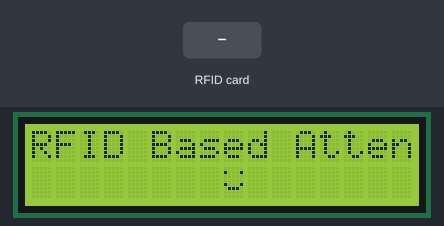
The sketch below on a simulated ESP32. Shown: 16×2 character LCD. Inputs (shaded band) come from the test bench. WiFi joins after 1.5 s; servers stay silent unless stated; uploads are accepted with an empty reply; the local clock reads 2024-03-15 10:24:30 at power-on unless the sketch sets it; what the sketch prints to the serial monitor is not drawn.

Above: at 5.0 s.
5.1 s: RFID card F1 36 1F 1C held to the reader
At 5.3 s:
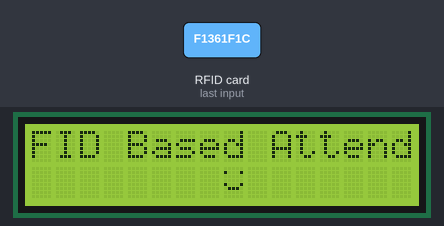
7.6 s: RFID card D1 DF 6A 1C held to the reader
At 7.8 s:
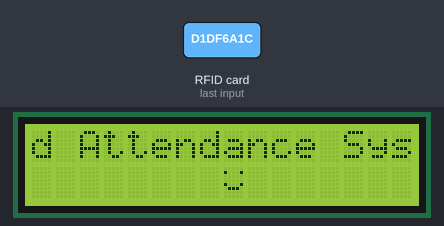
10.2 s: RFID card E1 03 9D 1C held to the reader
12.7 s: RFID card 5E 7A 19 C4 held to the reader
At 26.9 s:
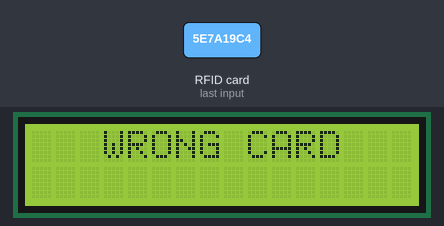
Timing chart, 0 to 28.1 s (numbered marks = the images above; inputs shaded):
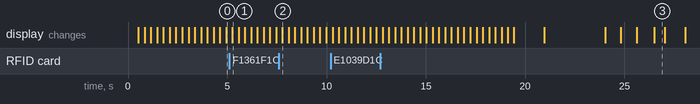

Measured:
- what the display in image 3 shows lasts 0.5 s, from 26.5 s to 27.0 s

The sketch:

RFID_BASED_ATTENDANCE_SYSTEM_GOOGLE_SPREADSHEET.ino
```cpp
//++ Library required for MFRC522
#include <SPI.h>
#include <MFRC522.h>

//++ Library required for LCD display
#include <Wire.h>
#include <LiquidCrystal_I2C.h>

//++ Library required for WiFi
#include <WiFi.h>
#include <WiFiClientSecure.h>
#include <HTTPClient.h>

//++ Library required to get the esp time
#include "time.h"

//++ Variable declaration for RFID Reader
#define SS_PIN 4
#define RST_PIN 5

MFRC522 rfid(SS_PIN, RST_PIN);  // Instance of the class

MFRC522::MIFARE_Key key;

// Init array that will store new NUID
byte nuidPICC[4];

//++ Variable declaration for LCD Display
#define LCD_ADDRESS 0x27
#define LCD_COLS 16
#define LCD_ROWS 2
LiquidCrystal_I2C lcd(LCD_ADDRESS, LCD_COLS, LCD_ROWS);

//++ Student Database
// char RFID_TAGS[4][4] = {{0xD1, 0xDF, 0x6A, }}
String tagUID[] = {
  "f1361f1c",
  "d1df6a1c",
  "e1039d1c",
  "40107f1d",
  "53e797a7",
  "91575724",
  "4057f21d",
  "43713732",
  "30ad4f1d"
};

String Student_Detail[10][10] = { { "RUPESH_H_THAKUR", "4197" }, { "KHAN_GULAM", "4143" }, { "SAGRIKA_MAAM", "SPECIAL_01" }, { "KHALID_SHAIKH", "4142" }, { "AKASH AMBANI", "52" }, { "HARSH_MISHRA", "42" }, { "ADARSH_GUPTA", "4210" }, { "PREM_VISHWKARMA", "4177" }, { "AYUSH", "4217" } };

// Custom character data for Heart emoji
byte heartEmoji[8] = {
  B00000,
  B01010,
  B11111,
  B11111,
  B11111,
  B01110,
  B00100,
  B00000,
};

byte smileEmoji[8] = {
  B00000,
  B10001,
  B00000,
  B00000,
  B10001,
  B01110,
  B00000,
};

// Define the text to scroll
String scrollText = "Welcome to the RFID Based Attendance System, Designed and Crafted by Rupesh";

//++ Variable for WiFi & Google Spreadsheet
const char *SSID = "IRON_MAN_2.4G";
const char *PASSWORD = "Hewlett@123";

String GOOGLE_SCRIPT_ID = "AKfycbwQMBeeXh9quPf2JbQXstyhYEnfQTnBUlK3_rflXdBEMBnuZqUUEiGij7SKrSLUWyiDDQ";
WiFiClientSecure client;

//++ variable for time
const char *ntpServer = "pool.ntp.org";
const long gmtOffset_sec = 0;
const int daylightOffset_sec = 3600;
struct tm timeinfo;

void setup() {
  lcd.begin();  // initialize the lcd
  lcd.backlight();

  // Load the custom character into CGRAM
  lcd.createChar(0, heartEmoji);
  lcd.createChar(1, smileEmoji);

  Serial.begin(9600);

  SPI.begin();      // Init SPI bus
  rfid.PCD_Init();  // Init MFRC522

  //++ importing the default manufacturer key
  for (byte i = 0; i < 6; i++) {
    key.keyByte[i] = 0xFF;
  }

  Serial.println(F("\n\nThis code scan the MIFARE Classsic NUID."));
  Serial.print(F("Using the following key:"));
  printHex(key.keyByte, MFRC522::MF_KEY_SIZE);

  Serial.println();
  // Clear the LCD
  lcd.clear();

  lcd.setCursor(8, 1);
  lcd.write(byte(1));

  Serial.println("\n\nxx --- INTRO TEXT DISPLAYING --- xx");
  // Print the scrolling text
  for (int i = 0; i < scrollText.length(); i++) {
    if (i == scrollText.length() - 14) {
      break;
    }
    lcd.setCursor(0, 0);
    lcd.print(scrollText.substring(i, i + 16));

    delay(300);  // Adjust the scrolling speed here
  }

  // Clear the LCD
  lcd.clear();

  Serial.println("\n\nxx --- CONNECTING WiFi --- xx");
  WiFi.mode(WIFI_STA);
  WiFi.begin(SSID, PASSWORD);

  Serial.println("Started");
  Serial.print("Connecting");
  while (WiFi.status() != WL_CONNECTED) {
    delay(500);
    Serial.print(".");
  }

  //++ Print Connected Network
  lcd.clear();

  lcd.setCursor(2, 0);
  lcd.print("WiFi Network");

  lcd.setCursor(1, 1);
  lcd.print(SSID);

  delay(3000);

  // Init and get the time
  configTime(gmtOffset_sec, daylightOffset_sec, ntpServer);

  if (!getLocalTime(&timeinfo)) {
    Serial.println("Failed to obtain time");
  }
  Serial.println(&timeinfo, "%A, %B %d %Y %H:%M:%S");
  lcd.clear();
}

void loop() {
  Morning_time_printing_on_lcd();

  // Reset the loop if no new card present on the sensor/reader. This saves the entire process when idle.
  if (!rfid.PICC_IsNewCardPresent())
    return;

  // Verify if the NUID has been readed
  if (!rfid.PICC_ReadCardSerial())
    return;

  Serial.print(F("PICC type: "));
  MFRC522::PICC_Type piccType = rfid.PICC_GetType(rfid.uid.sak);
  Serial.println(rfid.PICC_GetTypeName(piccType));

  // Check is the PICC of Classic MIFARE type
  if (piccType != MFRC522::PICC_TYPE_MIFARE_MINI && piccType != MFRC522::PICC_TYPE_MIFARE_1K && piccType != MFRC522::PICC_TYPE_MIFARE_4K) {
    Serial.println(F("Your tag is not of type MIFARE Classic."));
    return;
  }

  String uidString = "";
  for (byte i = 0; i < rfid.uid.size; i++) {
    Serial.print(rfid.uid.uidByte[i] < 0x10 ? " 0" : " ");
    Serial.print(rfid.uid.uidByte[i], HEX);
    uidString.concat(String(rfid.uid.uidByte[i] < 0x10 ? "0" : ""));
    uidString.concat(String(rfid.uid.uidByte[i], HEX));
  }
  Serial.println();

  // Check if the UID matches any pre-saved tag
  for (int i = 0; i < sizeof(tagUID) / sizeof(tagUID[0]); i++) {
    if (uidString == tagUID[i]) {
      lcd.clear();
      lcd.setCursor(4, 0);
      lcd.print("WELCOME");
      lcd.setCursor(12, 0);
      // Print the Heart emoji
      lcd.write(byte(0));
      if (i == 0) {
        lcd.setCursor(0, 1);
      } else {
        lcd.setCursor(2, 1);
      }
      lcd.print(Student_Detail[i][0]);
      Serial.println(Student_Detail[i][0]);

      sendData(Student_Detail[i][0], Student_Detail[i][1]);
      break;
    } else {
      lcd.clear();
      lcd.setCursor(3, 0);
      lcd.print("WRONG CARD");
    }
  }


  Serial.println(F("The NUID tag is:"));
  Serial.print(F("In hex: "));
  printHex(rfid.uid.uidByte, rfid.uid.size);
  Serial.println();
  Serial.print(F("In dec: "));
  printDec(rfid.uid.uidByte, rfid.uid.size);
  Serial.println();

  //++ Halt PICC
  rfid.PICC_HaltA();

  // Stop encryption on PCD
  rfid.PCD_StopCrypto1();

  delay(500);
}


/**
 * Helper routine to dump a byte array as hex values to Serial.
 */
void printHex(byte *buffer, byte bufferSize) {
  for (byte i = 0; i < bufferSize; i++) {
    Serial.print(buffer[i] < 0x10 ? " 0" : " ");
    Serial.print(buffer[i], HEX);
  }
}

/**
 * Helper routine to dump a byte array as dec values to Serial.
 */
void printDec(byte *buffer, byte bufferSize) {
  for (byte i = 0; i < bufferSize; i++) {
    Serial.print(buffer[i] < 0x10 ? " 0" : " ");
    Serial.print(buffer[i], DEC);
  }
}

#define USE_SERIAL Serial

//++ Function to set data to google spreadsheet
void sendData(String Student_name, String Roll_no) {
  HTTPClient http;
  // "https://script.google.com/macros/s/AKfycbwt_1Y9gJ9YEuodbNzriZg7T_a3IL7_cJwc-qhutS5xfG_k0fk9pN3PHJ8VeNLsGKRZ/exec?sts=write&name=RUPESH_H_THAKUR&rollno=26"
  String url = "https://script.google.com/macros/s/" + GOOGLE_SCRIPT_ID + "/exec?sts=write" + "&name=" + Student_name + "&rollno=" + Roll_no;
  http.begin(url.c_str());
  USE_SERIAL.print("[HTTP] GET...\n");
  // start connection and send HTTP header
  int httpCode = http.GET();

  // httpCode will be negative on error
  if (httpCode > 0) {
    // HTTP header has been send and Server response header has been handled
    USE_SERIAL.printf("[HTTP] GET... code: %d\n", httpCode);

    // file found at server
    if (httpCode == HTTP_CODE_OK) {
      String payload = http.getString();
      USE_SERIAL.println(payload);
    }
  } else {
    USE_SERIAL.printf("[HTTP] GET... failed, error: %s\n", http.errorToString(httpCode).c_str());
  }

  http.end();
}

// Function to print the short form of the day name
String getDayShortName(int day) {
  switch (day) {
    case 0: return "Sun";
    case 1: return "Mon";
    case 2: return "Tue";
    case 3: return "Wed";
    case 4: return "Thu";
    case 5: return "Fri";
    case 6: return "Sat";
    default: return "";
  }
}

void Morning_time_printing_on_lcd() {
  getLocalTime(&timeinfo);

  // Determine if it's morning, afternoon, or evening
  float hour = timeinfo.tm_hour;
  float min = timeinfo.tm_min;

  float current_time = hour + (min / 60) + 5.5;

  const char *timeOfDay;

  if (current_time >= 5 && current_time < 12) {
    timeOfDay = "Good Morning ";
  } else if (current_time >= 12 && current_time < 18) {
    timeOfDay = "Good Afternoon ";
  } else {
    timeOfDay = "Good Evening ";
  }

  // Print "Good Morning" with a smiley on the first line
  lcd.setCursor(0, 0);
  lcd.print(timeOfDay);

  lcd.write(byte(1));

  // Print date and time on the second line
  lcd.setCursor(0, 1);
  lcd.print(getDayShortName(timeinfo.tm_wday));
  lcd.print(" ");
  lcd.print(String(timeinfo.tm_mday));  // Print date
  lcd.print(" ");

  if (timeinfo.tm_min + 30 > 60) {
    lcd.print(String(timeinfo.tm_hour + 6) + ":" + String(timeinfo.tm_min - 30) + ":" + String(timeinfo.tm_sec));  // Print time
  } else {
    lcd.print(String(timeinfo.tm_hour + 5) + ":" + String(timeinfo.tm_min + 30) + ":" + String(timeinfo.tm_sec));  // Print time
  }
}

//https://docs.google.com/spreadsheets/d/1j9o4xE8tX_VLOn5CtJMJdP4spthES2jAP42M3FwaG3M/edit?gid=0#gid=0
```
